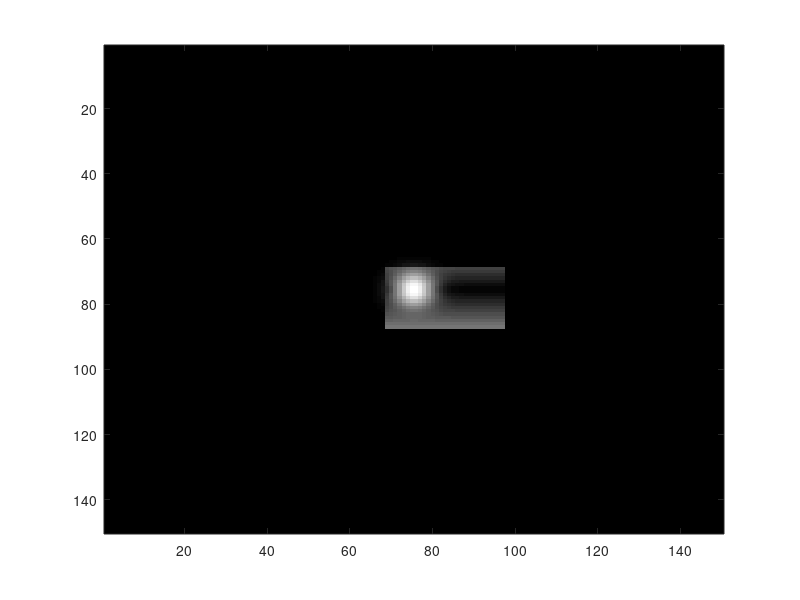

Here is the MATLAB script that generated this plot: (Note: this script raises an error after producing the figure.)
function amphibian_test

close all;

rng(1);

[xx,yy,f_exact]=create_example(3);
%f_exact=ifftb(apodize(fftb(f_exact),10));
u=abs(fftb(f_exact));

figure; imagesc(f_exact); colormap('gray'); set(gcf,'position',[100,100,500,400]);
drawnow;

opts.f_exact=f_exact;
f=amphibian(xx,yy,u,opts);

figure; imagesc(f); colormap('gray'); set(gcf,'position',[700,100,500,400]);

end

function [xx,yy,f_exact]=create_example(num)

oversamp=3;
N=150;
[xx,yy]=ndgrid(linspace(-oversamp,oversamp,N),linspace(-oversamp,oversamp,N));

if num==1
    f_exact=create_gaussian(xx,yy,0.3);
elseif num==1.5
    f_exact=(abs(xx)<=0.4).*(abs(yy)<=0.4);
elseif num==1.51
    f_exact=(abs(xx)<=0.4).*(abs(yy)<=0.4);
    f_exact=f_exact+create_gaussian(xx-0.3,yy-0.4,0.3)*1;
elseif num==2
    F1=create_gaussian(xx,yy,0.3);
    F2=create_gaussian(xx-0.5,(yy-0.2),0.1).*(abs(xx-0.5).^2+abs(yy-0.25).^2<0.1^2);
    f_exact=F1+F2;
elseif num==3
    f_exact=(abs(xx-0.1)<0.4).*(abs(yy-0.3)<0.6).*abs(xx) + create_gaussian(xx,yy,0.2);
elseif num==4
    f_exact=zeros(size(xx));
    for kk=1:20
        cc=(rand(2,1)*2-1)*0.7;
        rr=(rand*2-1)*0.2;
        f_exact=f_exact+create_gaussian(xx-cc(1),yy-cc(2),rr/2).*((xx-cc(1)).^2+(yy-cc(2)).^2<=rr^2);
    end;
    %f_exact=f_exact+create_gaussian(xx,yy,0.5)*0.2;
    f_exact=f_exact+randn(size(xx))*0.02;
elseif num==4.1
    f_exact=zeros(size(xx));
    for kk=1:10
        cc=(rand(2,1)*2-1)*0.7;
        rr=(rand*2-1)*0.25;
        f_exact=f_exact+create_gaussian(xx-cc(1),yy-cc(2),rr/2).*((xx-cc(1)).^2+(yy-cc(2)).^2<=rr^2);
    end;
    f_exact=f_exact+create_gaussian(xx,yy,0.2)*0.2;
    f_exact=f_exact+rand(size(xx))*0.02;
end;

end

function Y=create_gaussian(xx,yy,sigma)
Y=exp(-(xx/sigma).^2).*exp(-(yy/sigma).^2);
end

function Y=fftb(X)
Y=fftshift(fft2(ifftshift(X)));
end

function Y=ifftb(X)
Y=fftshift(ifft2(ifftshift(X)));
end

function d0=apodize(d,sigma)

N=size(d,1);
M=ceil((N+1)/2);
aa=((1:N)-M); [GX,GY]=ndgrid(aa,aa);
GR=sqrt(GX.^2+GY.^2);
d0=d.*exp(-GR.^2/sigma^2);

end